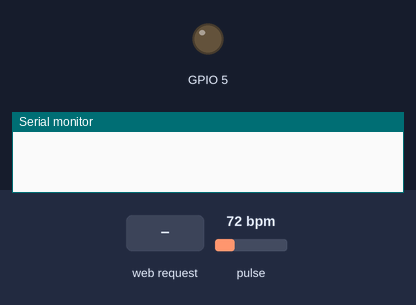
The program below on a simulated ESP32. Parts: output pins drawn as LEDs (lit = HIGH), the last lines printed to the serial monitor. The inputs (shaded band) are chosen by the test bench; at power-on: pulse 72 bpm. WiFi joins after 1.5 s; servers stay silent unless stated; storage starts empty.

Above: at 0.0 s.
At 4.2 s:
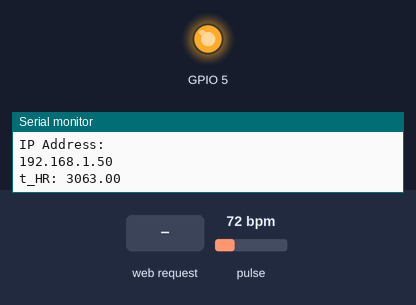
4.3 s: HTTP request GET /Zz received
Timing chart, 0 to 7.3 s (numbered marks = the images above; inputs shaded):
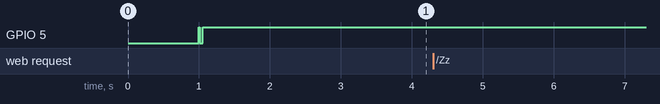

The program:

main.cpp
```cpp
#include <Arduino.h>
#include <stdio.h>
#include <string.h>
#include <stdlib.h>
#include "sdkconfig.h"
#include "esp_system.h"
// #include "esp_heap_alloc_caps.h
#include "freertos/FreeRTOS.h"
#include "freertos/task.h"
#include "freertos/event_groups.h"
// #include "freertos/heap_regions.h"
#include <Wire.h>
#include <WiFi.h>
#include <SPI.h>
#include <ADXL362.h>
#include "max30105.h"
#include "IIRFilter.h"
#include <Time.h>
#include <Firebase_ESP_Client.h>
#include "addons/TokenHelper.h"
#include "addons/RTDBHelper.h"

// #define WIFI_NETWORK "secret passage_plus" // the name of the wifi network //at lab it is ESP_Test
// #define WIFI_PASSWORD "Afra!17p89#"        // at lab it is esp8266_test
// #define WIFI_TIMEOUT_MS 20000
// #define WIFI_SSID "secret passage_plus"

// #define WIFI_NETWORK "secret passage" // the name of the wifi network //at lab it is ESP_Test
// #define WIFI_PASSWORD "Afra!17p89#"        // at lab it is esp8266_test
// #define WIFI_TIMEOUT_MS 20000
// #define WIFI_SSID "secret passage"

#define WIFI_NETWORK "YellowCafe" // the name of the wifi network //at lab it is ESP_Test
#define WIFI_PASSWORD "Colombia1"        // at lab it is esp8266_test
#define WIFI_TIMEOUT_MS 20000
#define WIFI_SSID "YellowCafe"

#define API_KEY "AIzaSyAIE_5ozQRoAcZaprySgTDVu_YB7QJycik" //we call this FIREBASE_Authorization_Key
#define DATABASE_URL "https://accel-42dfb-default-rtdb.europe-west1.firebasedatabase.app/" //we call that FIREBASE_HOST in this code

// FirebaseData firebaseData;
// FirebaseJson json;
ADXL362 xl;
int16_t XValue, YValue, ZValue, Temperature;

// void setup() {
//   Serial.begin(115200);
//   xl.begin(5);
//   xl.beginMeasure();
//   WiFi.begin (WIFI_SSID, WIFI_PASSWORD);
//   Serial.print("Connecting...");
//   while (WiFi.status() != WL_CONNECTED)
//   {
//     Serial.print(".");
//     delay(300);
//   }
//   Serial.println();
//   Serial.print("IP Address: ");
//   Serial.println(WiFi.localIP());
//   Serial.println();
//   Firebase.begin(DATABASE_URL,API_KEY);

// }

// void loop() {
//   // float hum = dht.readHumidity();
//   // float temp = dht.readTemperature();
//   XValue = xl.readXData();
//   YValue = xl.readYData();
//   ZValue = xl.readZData();
//   // if (isnan(hum) || isnan(temp)  ){
//   //   Serial.println(F("Failed to read from DHT sensor!"));
//   //   return;
//   // }

//   Serial.print("X: ");
//   Serial.print(XValue);
//   Serial.print("m/s2");
//   Serial.print(" Y: ");
//   Serial.print(YValue);
//   Serial.print("m/s2");
//   Serial.println();

//   Firebase.setFloat(firebaseData, "/ESP32_APP/TEMPERATURE", XValue);
//   Firebase.setFloat(firebaseData, "/ESP32_APP/HUMIDITY", YValue);
//   delay(200);
// } //this whole code above is for an app https://microcontrollerslab.com/esp32-send-sensor-data-google-firebase-display-android-app/
//now I will quickly implement the website (simpler)
//i will only add some lines in the setup function
#ifdef ESP32
  #include <WiFi.h>
  #include <ESPAsyncWebServer.h>
  #include <SPIFFS.h>
#else
  #include <Arduino.h>
  // #include <ESP8266WiFi.h>
  // #include <Hash.h>
  // #include <ESPAsyncTCP.h>
  #include <ESPAsyncWebServer.h>
  #include <FS.h>
#endif
#include <Wire.h>
#include <Adafruit_Sensor.h>
//declaration of functions
String read_Z();
String read_Y();
String read_X();
String read_HR_data();
String read_SPo2_data();
int readSamples();
void ComputeHeartRate();
void convert_signal_to_positive(int p1, int p2, int *x, int point);
int find_min_negative(int p1, int p2, int *x);
int Find_Mean(int p1, int p2, int *x);
int Find_Peak(int p1, int p2, int *x);
void iir_ma_filter_for_hr();
void loopHR();
void ComputeSpO2(void * pvParameter);
void setup();
void loop();

AsyncWebServer server(80);
MAX30105 Sensor;
int samp_freq = 25;          // for each led
const int Num_Samples = 100; // it stores 4 sec
uint32_t gr_buffer[Num_Samples];
int filtered_gr_buffer[Num_Samples];
int ma_gr_buffer[Num_Samples];
const int points_pr = 4;
float PR[points_pr];
float Pulse_Rate_next = 0, Pulse_Rate_previous = 70;
int HR;
//***Butterworth band-pass (0.5Hz-5Hz) 2nd order
const double b[] = {0.175087643672101, 0, -0.350175287344202, 0, 0.175087643672101};
const double a[] = {1, -2.299055356038497, 1.967497759984451, -0.874805556449481, 0.219653983913695};
IIRFilter f(b, a);
double filtered_gr = 0;
int Moving_Average_Num = 2;
int Num_Points = 2 * Moving_Average_Num + 1; //***5-point moving average filter
int Sum_Points;
void *ax;
int Sampling_Time = 2400; // 2400ms = 4s
int flag_unplugged = 1;   // 0 means unplugged
//next section is for SpO2
const int points_spo2 = 4; //I need to increase that point, then the SpO2 task will last longer
double SpO2_dc_ir[points_spo2]; //no need to initialise the arrays, that is done inside the SpO2 func
double SpO2_ac_ir[points_spo2];
double SpO2_dc_red[points_spo2];
double SpO2_ac_red[points_spo2];
double Oxy[points_spo2];
int ma_ir2_buffer[Num_Samples];
int ma_red_buffer[Num_Samples];
double SpO2_next; //maybe double
double SpO2_previous = 99;
double SpO2;
void *aaa;


String read_Z() {
  // float temp = xl.readZData();
  // if (isnan(temp)) {
  //   Serial.println("Failed to read from BME280 sensor!");
  //   return "";
  // }
  // else {
    // int16_t XValue, YValue, ZValue, Temperature;
  xl.readXYZTData(XValue, YValue, ZValue, Temperature);
  // float(ZValue);
  Serial.print("\nZ= ");
  Serial.println(ZValue);
  return String(ZValue);
  // }
}

String read_Y() {
  float hum = xl.readYData();
  if (isnan(hum)) {
    Serial.println("Failed to read from BME280 sensor!");
    return "";
  }
  else {
    Serial.println(hum);
    return String(hum);
  }
}

String read_X() {
  float pres = xl.readXData();
  if (isnan(pres)) {
    Serial.println("Failed to read from BME280 sensor!");
    return "";
  }
  else {
    Serial.println(pres);
    return String(pres);
  }
}

String read_HR_data() {
  Serial.println(HR);
  return String(HR);
}

String read_SPo2_data() {
  Serial.println(SpO2);
  return String(SpO2);
}

void loopHR(){
  double t_HR = millis();
  Serial.print("t_HR: ");    Serial.print(t_HR);    Serial.println();
  int flag = readSamples();
    if (flag)
    { //***if sensor reads real data
      iir_ma_filter_for_hr();
      int neg = find_min_negative(Moving_Average_Num, Num_Samples - Moving_Average_Num, ma_gr_buffer);
      convert_signal_to_positive(Moving_Average_Num, Num_Samples - Moving_Average_Num, ma_gr_buffer, neg);
      ComputeHeartRate();
      Serial.print("NEW DATA--> ");
      Serial.print("HR: ");
      Serial.print(HR);
      // flag_unplugged = 1;
    }
    else
    { //***else if sensor is unplugged
      // flag_unplugged = 0;
      HR = 0;
      Serial.print("HR : finger unplugged");
    }
    Serial.print("\nthe HR task took to execute: ms : "); Serial.print(millis() - t_HR); Serial.println();
    Serial.println();
    Serial.println("----------------------------------------------------------------------------------------------------");
    // return String(HR);
}

void iir_ma_filter_for_hr()
{

  for (int i = 0; i < Num_Samples; i++)
  {

    filtered_gr = f.filter(double(gr_buffer[i]));
    filtered_gr_buffer[i] = round(filtered_gr);
  }

  for (int i = Moving_Average_Num; i < Num_Samples - Moving_Average_Num; i++)
  {
    Sum_Points = 0;
    for (int k = 0; k < Num_Points; k++)
    {
      Sum_Points = Sum_Points + filtered_gr_buffer[i - Moving_Average_Num + k];
    }
    ma_gr_buffer[i] = Sum_Points / Num_Points;
  }
}

int Find_Peak(int p1, int p2, int *x)
{
  int Peak_Magnitude = 0;
  for (int m = p1; m < p2; m++)
  {
    if (Peak_Magnitude < x[m])
    {
      Peak_Magnitude = x[m];
    }
  }
  return Peak_Magnitude;
}

int Find_Mean(int p1, int p2, int *x)
{
  int Mean = 0;
  int c = 0;
  for (int m = p1; m < p2; m++)
  {
    if (x[m] > 0)
    {
      Mean = Mean + x[m];
      c++;
    }
  }
  if (c > 0)
  {
    return Mean / c;
  }
  else
  {
    return 1;
  }
}

int find_min_negative(int p1, int p2, int *x)
{
  int min_magnitude = 0;
  for (int m = p1; m < p2; m++)
  {
    if (min_magnitude > x[m])
    {
      min_magnitude = x[m];
    }
  }
  return min_magnitude;
}

void convert_signal_to_positive(int p1, int p2, int *x, int point)
{
  for (int m = p1; m < p2; m++)
  {
    x[m] = x[m] - point;
  }
}

void ComputeHeartRate()
{

  int Mean_Magnitude = Find_Mean(Moving_Average_Num, Num_Samples - Moving_Average_Num, ma_gr_buffer);

  //***detect successive peaks and compute PR
  for (int i = 0; i < points_pr; i++)
  {
    PR[i] = 0;
  }
  int Peak = 0;
  int Index = 0;
  int p = 0;

  for (int j = Moving_Average_Num; j < Num_Samples - Moving_Average_Num; j++)
  {
    //***Find first peak

    if (ma_gr_buffer[j] > ma_gr_buffer[j - 1] && ma_gr_buffer[j] > ma_gr_buffer[j + 1] && ma_gr_buffer[j] > Mean_Magnitude && Peak == 0)
    {
      Peak = ma_gr_buffer[j];
      Index = j*40;
    }

    //***Search for next peak

    if (Peak > 0)
    {
      if (ma_gr_buffer[j] > ma_gr_buffer[j - 1] && ma_gr_buffer[j] > ma_gr_buffer[j + 1] && ma_gr_buffer[j] > Mean_Magnitude)
      {
        float d = (j*40) - Index;
        float pulse=(float)60000/d; // bpm for each PEAK interval
        PR[p] = pulse;
        p++;
        p %= points_pr; // Wrap variable
        Peak = ma_gr_buffer[j];
        Index = j*40;
      }
    }
  }

  float sum = 0;
  int c = 0;
  for (int i = 0; i < points_pr; i++)
  {
    if (PR[i] != 0 && PR[i] != INFINITY)
    {
      sum = sum + PR[i];
      c = c + 1;
    }
  }

  if (c != 0)
  {
    Pulse_Rate_next = sum / c;
    if (Pulse_Rate_next > 40 && Pulse_Rate_next < 200)
    {
      if (Pulse_Rate_next - Pulse_Rate_previous >= 5)
      {
        Pulse_Rate_next = Pulse_Rate_previous + 1;
      }
      if (Pulse_Rate_next - Pulse_Rate_previous <= -5)
      {
        Pulse_Rate_next = Pulse_Rate_previous - 1;
      }
      Pulse_Rate_previous = Pulse_Rate_next;
    }
    else
    {
      Pulse_Rate_next = Pulse_Rate_previous;
    }
  }
  else
  {
    Pulse_Rate_next = Pulse_Rate_previous;
  }

  HR = int(round(Pulse_Rate_next));
}

int readSamples()
{
  int flag = 1;
  for (uint32_t i = 0; i < Num_Samples; i++)
  {
    // read max30105
    // gr_buffer[i] = Sensor.getIR();
    // gr_buffer[i] = Sensor.getRed();
    // if (flag_movement){
      // gr_buffer[i] = Sensor.getGreen(); //if there is movement, then take samples using the green light only
    // }
    gr_buffer[i] = Sensor.getIR();
    // else {
    //   gr_buffer[i] = Sensor.getRed();
    //   // should I also include measurements from IR and then take the mean of both to get the final HR
    //   gr_buffer[i] = Sensor.getIR();
    // }
    // Sensor.nextSample();
    if (gr_buffer[i] < 10000)
    {
      flag = 0; //if the flag = 0, this means that the finger is unplugged
    }
    delay(40);
  }
  return flag;
}

void setup(){
  Serial.begin(9600);

  // bool status;
  // status = xl.begin(5);
  xl.begin(5);  //for accel
  xl.beginMeasure();  //for accel
  // if (!(xl.begin(5))) {
  //   Serial.println("BME280 not connected properly. Check circuit!");
  //   while (1);
  // }
  Sensor.begin();  //for max30105
  byte ledBrightness = 0xDF;                                                             // Options: 0=Off to 255=50mA  --> DF=~44mA
  byte sampleAverage = 8;                                                                // Options: 1, 2, 4, 8, 16, 32
  byte ledMode = 3;                                                                      // Options: 1 = Red only, 2 = Red + IR, 3 = Red + IR + Green
  int sampleRate = 200;                                                                  // Options: 50, 100, 200, 400, 800, 1000, 1600, 3200
  int pulseWidth = 411;                                                                  // Options: 69, 118, 215, 411
  int adcRange = 16384;                                                                   // Options: 2048, 4096, 8192, 16384
  Sensor.setup(ledBrightness, sampleAverage, ledMode, sampleRate, pulseWidth, adcRange); // Configure sensor with these settings
  Sensor.setPulseAmplitudeRed(0xDF);
  Sensor.setPulseAmplitudeIR(0xDF); //if the value was 0, here we basically turn off the red LED, so green and IR LEDs are active
  Sensor.setPulseAmplitudeGreen(0);


  if(!SPIFFS.begin()){
    Serial.println("An Error has occurred while mounting SPIFFS");
    return;
  }
  SPIFFS.begin();
  // WiFi.mode(WIFI_STA); //sets it to station mode
  WiFi.begin(WIFI_SSID, WIFI_PASSWORD);
  while (WiFi.status() != WL_CONNECTED) {
    delay(1000);
    Serial.println("Connecting to WiFi..");
  }
  Serial.println("IP Address: ");
  Serial.println(WiFi.localIP());

  // for (int i = 0; i<20;i++){
  //   // read_Z();
  //   // read_X();
  //   // read_Y();
  //   Serial.println(xl.readXData());
  //   Serial.println(xl.readYData());
  //   Serial.println(xl.readZData());
  //   delay(1000);
  // }
  server.on("/", HTTP_GET, [](AsyncWebServerRequest *request){
    request->send(SPIFFS, "/Index.html");
  });
  server.on("/Zz", HTTP_GET, [](AsyncWebServerRequest *request){
    request->send_P(200, "text/plain", read_Z().c_str());
  });
  server.on("/Yy", HTTP_GET, [](AsyncWebServerRequest *request){
    request->send_P(200, "text/plain", read_Y().c_str());
  });
  server.on("/Xx", HTTP_GET, [](AsyncWebServerRequest *request){
    request->send_P(200, "text/plain", read_X().c_str());
  });
  server.on("/hr", HTTP_GET, [](AsyncWebServerRequest *request){
    request->send_P(200, "text/plain", read_HR_data().c_str());
  });
  server.on("/SPo2", HTTP_GET, [](AsyncWebServerRequest *request){
    request->send_P(200, "text/plain", read_SPo2_data().c_str());
  });


  server.begin();
 ////// the following lines of code are in order to check if a file from folder data has been uploaded to ESP32 via SPIFFS
 // it works
 // steps: put file in folder <data>
 // 2 : go to platform IO, click on it
  // 3: click on PLATFORM
  //4: click on Build Filesystem
  //5: click on Upload Fileststem
  // that's it yayyyy
  //yayy

  // if(!SPIFFS.begin(true)){
  //   Serial.println("An Error has occurred while mounting SPIFFS");
  //   return;
  // }

  // File file = SPIFFS.open("/Index.html");
  // if(!file){
  //   Serial.println("Failed to open file for reading");
  //   return;
  // }

  // Serial.println("File Content:");
  // while(file.available()){
  //   Serial.write(file.read());
  // }
  // file.close();
  //end of section

}

void ComputeSpO2(void * pvParameter){
   //need to initialise all the variables for SpO2, make them global
  // for(;;){ //we need this huge endless loop, for the FreeRTOS task, requirement
    // xSemaphoreTake( baton, portMAX_DELAY);
    // xSemaphoreGive( baton ); //this is the second line because it is the shortest task (compared to HR)
    double t_SP = millis();
    // Serial.println(); Serial.print("t_SP: "); Serial.print(t_SP); Serial.println();
    if (flag_unplugged = 1) { //calculate the SpO2 only if the finger is plugged, name of the flag is counterintuitive
      int mean_ir = Find_Mean(0, Num_Samples, ma_ir2_buffer);
      int mean_red = Find_Mean(0, Num_Samples, ma_red_buffer);
      //***detect successive peaks and mins
      for (int i = 0; i < points_spo2; i++){
        SpO2_dc_ir[i] = 0;
        SpO2_ac_ir[i]=0;
        SpO2_dc_red[i] = 0;
        SpO2_ac_red[i]=0;
        Oxy[i]=0;
      }
      int p_ir=0;
      int p_red=0;
      int peak_ir=0;
      int peak_red=0;
      int m_ir=0;
      int m_red=0;
      for (int j = 101; j < 350; j++){
        //***Find peaks and means for IR
        if(ma_ir2_buffer[j] > ma_ir2_buffer[j-1] && ma_ir2_buffer[j] > ma_ir2_buffer[j+1] && ma_ir2_buffer[j] > mean_ir && peak_ir==0){
          // Serial.print("peak  ir: ");
          // Serial.print(ma_ir2_buffer[j]);
          // Serial.println();
          SpO2_dc_ir[p_ir]=ma_ir2_buffer[j];
          p_ir++;
          p_ir %= points_spo2; //Wrap variable
          peak_ir=1;
        }

        if(ma_ir2_buffer[j] < ma_ir2_buffer[j-1] && ma_ir2_buffer[j] < ma_ir2_buffer[j+1] && ma_ir2_buffer[j] < mean_ir && peak_ir==1){
          // Serial.print("min  ir: ");
          // Serial.print(ma_ir2_buffer[j]);
          // Serial.println();
          SpO2_ac_ir[m_ir]=SpO2_dc_ir[p_ir-1]-ma_ir2_buffer[j];
          m_ir++;
          m_ir %= points_spo2; //Wrap variable
          peak_ir=0;
        }

        //***Find peaks and means for RED
        if(ma_red_buffer[j] > ma_red_buffer[j-1] && ma_red_buffer[j] > ma_red_buffer[j+1] && ma_red_buffer[j] > mean_red && peak_red==0){

          SpO2_dc_red[p_red]=ma_red_buffer[j];
          p_red++;
          p_red %= points_spo2; //Wrap variable
          peak_red=1;
        }

        if(ma_red_buffer[j] < ma_red_buffer[j-1] && ma_red_buffer[j] < ma_red_buffer[j+1] && ma_red_buffer[j] < mean_red && peak_red==1){

          SpO2_ac_red[m_red]=SpO2_dc_red[p_red-1]-ma_red_buffer[j];
          m_red++;
          m_red %= points_spo2; //Wrap variable
          peak_red=0;
        }
      }


      for (int i=1; i< points_spo2; i++){

        if (SpO2_ac_ir[i]!=0 && SpO2_ac_red[i]!=0){
          float R =(float(SpO2_ac_red[i])/float(SpO2_dc_red[i]))/(float(SpO2_ac_ir[i])/float(SpO2_dc_ir[i]));
          Oxy[i]=-45.060*R*R + 30.354*R + 94.845;
          // Serial.print("oxy: ");
          // Serial.print(Oxy[i]);
          // Serial.println();
        }

      }

      float sumSP=0;
      int cSP=0;

      for (int i=1; i< points_spo2; i++){

        if (Oxy[i]>84 && Oxy[i]<=100){
          sumSP=sumSP+Oxy[i];
          cSP=cSP+1;
        }
      }

      if(cSP>0){
        SpO2_next=sumSP/cSP;
      }

      // Serial.print("SpO2 predicted: ");
      // Serial.print(SpO2_next);
      // Serial.println();

      if(SpO2_next > 84 && SpO2_next <= 100){
        if (SpO2_next-SpO2_previous<-4){
          SpO2_next=SpO2_previous;
        }
        if (SpO2_next-SpO2_previous<-3){
          SpO2_next=SpO2_previous-1;
        }
        SpO2_previous=SpO2_next;
      }else{
        SpO2_next=SpO2_previous;
      }

      SpO2=int(round(SpO2_next));
      if (flag_unplugged == 0 || HR == 0){ //if unplugged show this
        //SpO2 = 0; //this is probably not needed
        Serial.println();
        Serial.println("SpO2 : unplugged");
        SpO2 = 0;
      }else {
        Serial.println();
        Serial.print("SpO2 : ");
        Serial.print(SpO2);
        Serial.print(" %");
        Serial.println();
      }
      // Serial.println(); Serial.print("time to run the SpO2 task: "); Serial.print(millis() - t_SP); Serial.println(); // I want to measure how long does it take for SpO2 task to run
      // vTaskDelay(Sampling_Time / portTICK_PERIOD_MS);
    }
    // xSemaphoreGive( baton ); //this line not here, as this is the shortest task, we immediately give the semaphore to the other task
    // delay(50);
  // }
}

void loop(){
  loopHR();
  ComputeSpO2(&aaa);
}
```

Source omitted: ADXL362.h (1723 bytes), Filter.h (146 bytes), IIRFilter.h (1531 bytes), ADXL362.cpp (9750 bytes)
